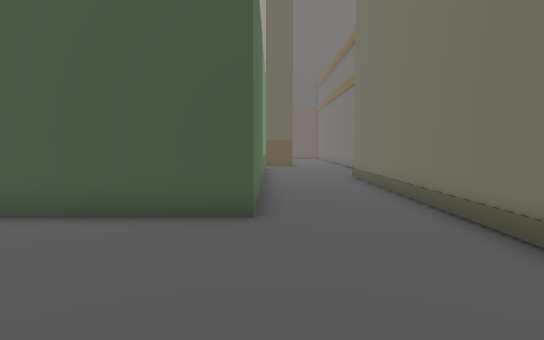
[1] (above)

22 first-person views from a walk through a Unity game level. The camera is 1.3 m above the floor, tilts 4° down and sees 75° across. The floor is counted in squares, 1 m on a side. Each view is taken from the middle of a square. On the plan, view 1 faces up. The plan holds only what a view shows up to about 15 squares ahead; the rest is blank. The place goes on beyond the plan. The player character is not drawn. Some animated figures are not drawn.

[2]
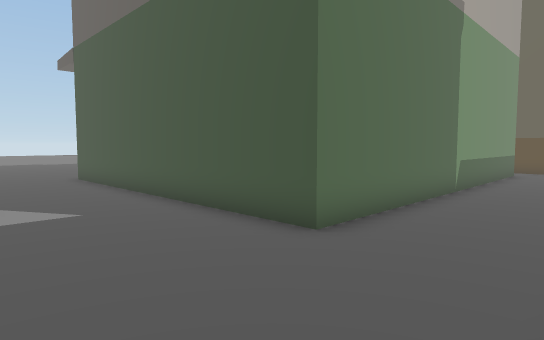

[3]
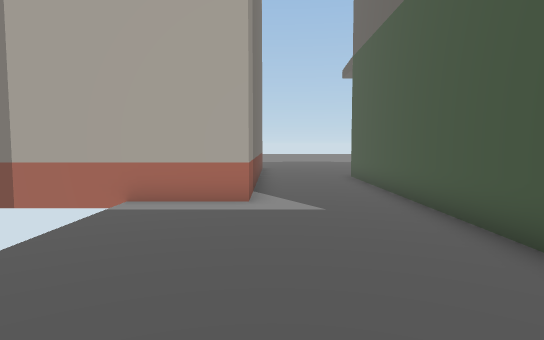

[4]
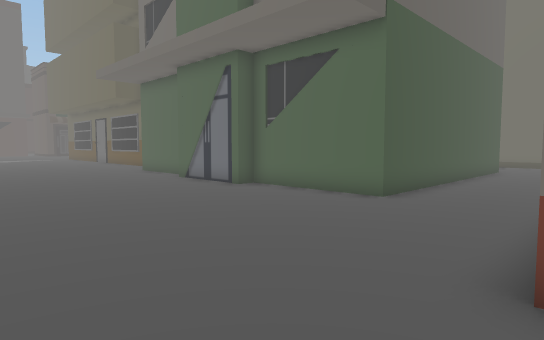

[5]
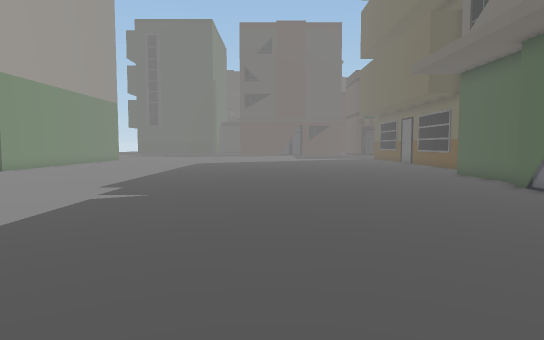

[6]
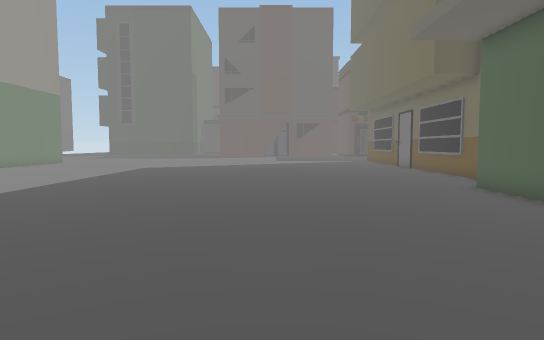

[7]
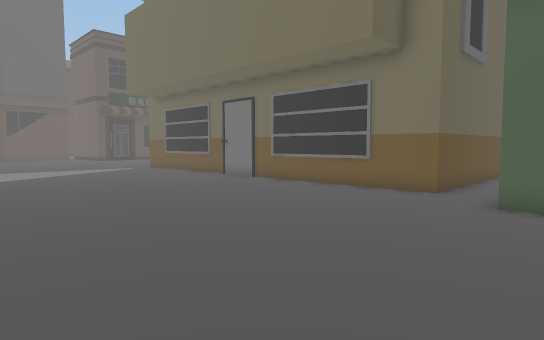

[8]
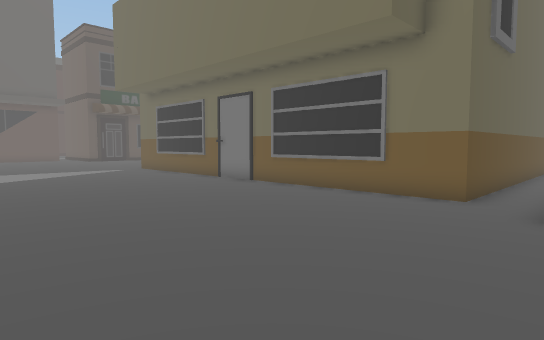

[9]
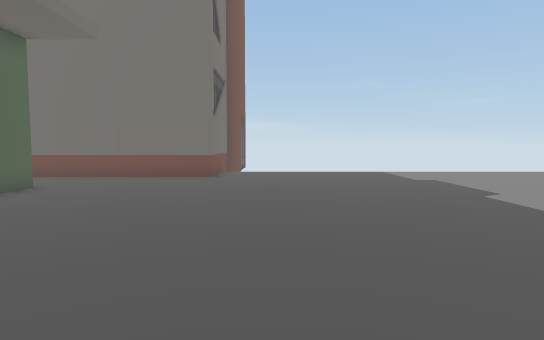

[10]
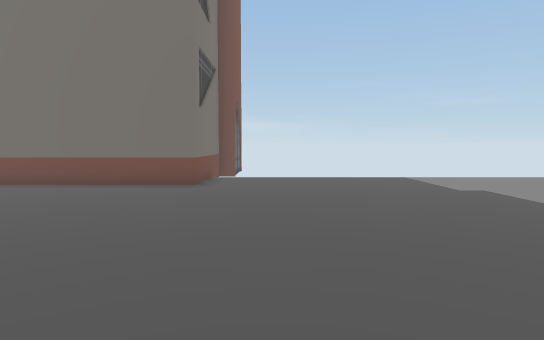

[11]
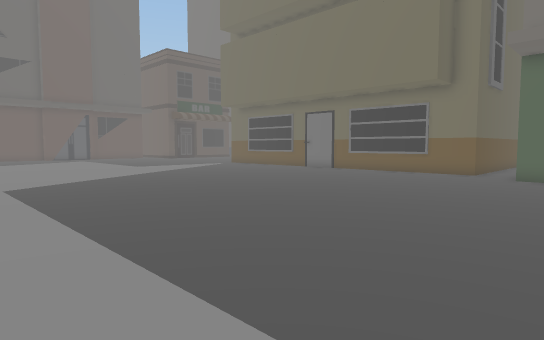

[12]
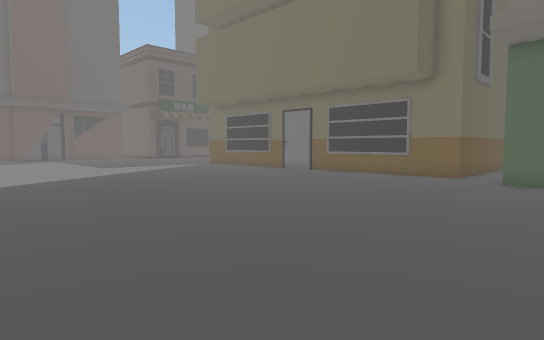

[13]
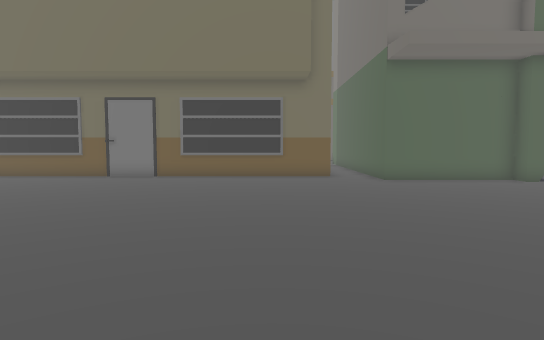

[14]
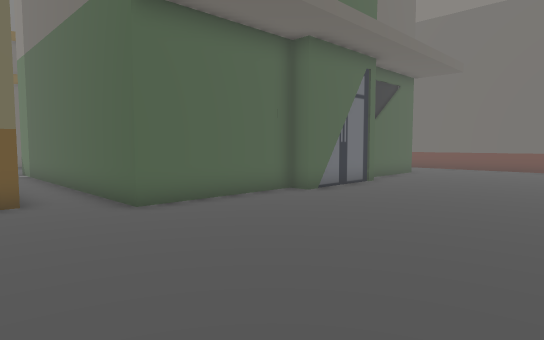

[15]
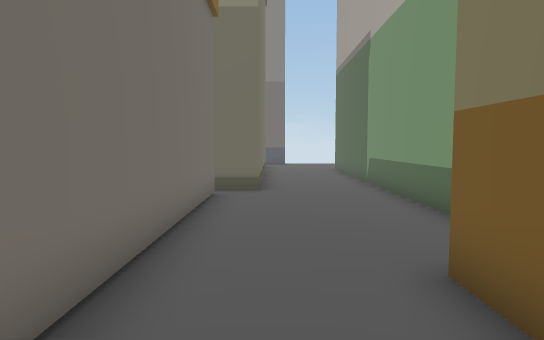

[16]
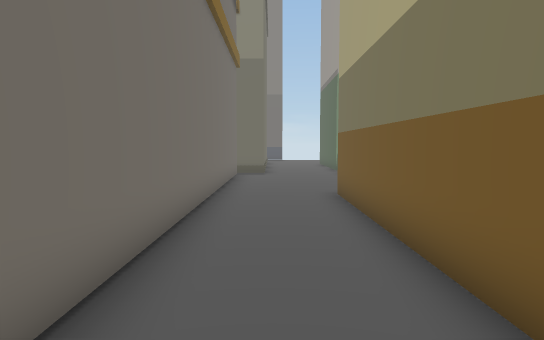

[17]
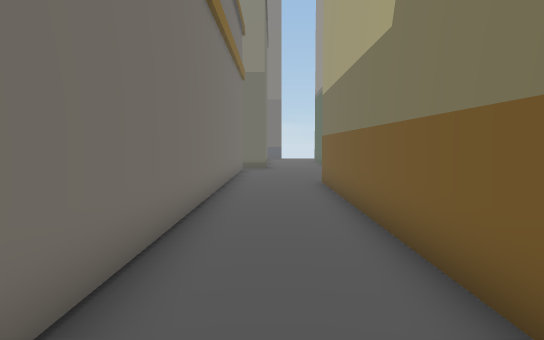

[18]
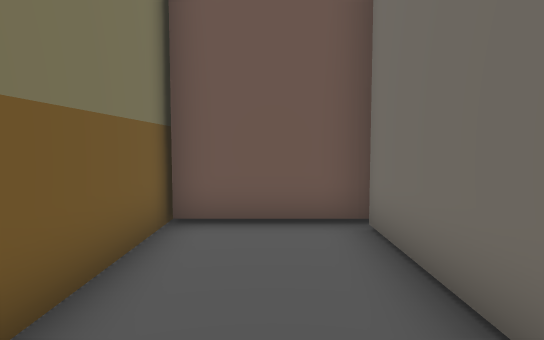

[19]
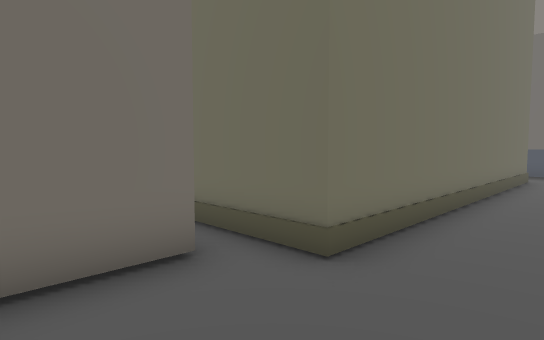

[20]
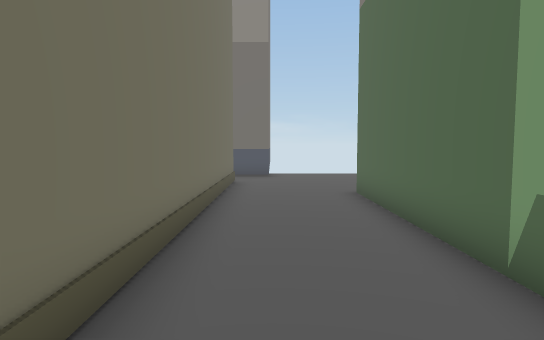

[21]
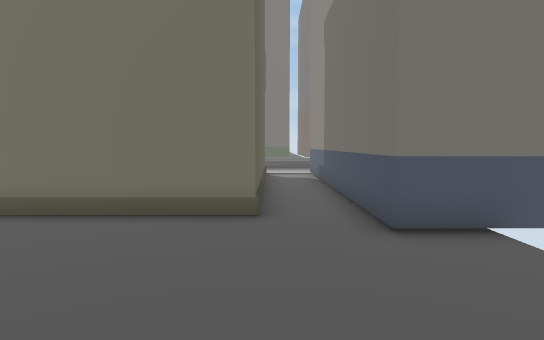

[22]
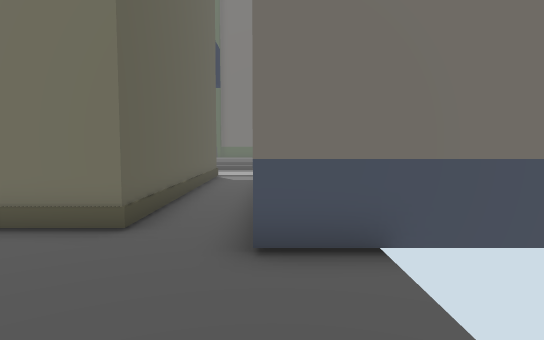

### Floor plan
Key: @ floor where view 1 was taken; # wall or solid block; . floor; B building.
Columns run from 27 left of view 1 to 7 right of it. Each row starts with its distance up from view 1.
 35          .....  .B          BBBBB
 34   .....  ........B          B...B
 33   ...... ........B          B...B
 32   ...............B          B...B
 31   ...............B          B...B
 30   ...............B          B...B
 29   ...............B          B...B
 28  ................B          B...B
 27  ................B          B...B
 26  ................B          B...B
 25  ................B          B...B
 24 .................B          B...B
 23 .................B          B...B
 22 .................BBBBBBBBBBBB...B
 21 ..........................  ....B
 20 ................BBBBBBBBBBB.....B
 19 ...............B           B....B
 18 ...............B           B....B
 17 ...............B           B....B
 16 ...............B           B....B
 15 ...............B           B...###
 14 ...............B           B...#
 13 ...............B           B...#
 12  ..............B           B...#
 11  ..............B           B...#
 10   .............B           B...#
  9   .............B           B...#
  8  ..............B           B...#
  7 ...............B           B...#
  6 ................BBBBBBBBBBB....#
  5 ...............................#
  4 ...............................#
  3 ...............................####
  2 ...........BBBBBBBBBBBB............
  1 ...........B          B......BBBBBB
  0 ...........B          B....@.B
 -1           BB          B      B
 -2                       B      B
 -3                       B

Positions as (right, up) in squares from view 1, and headings:
1: (0, 0), facing up
2: (3, 2), facing up-left
3: (3, 3), facing left
4: (-20, 2), facing up-right
5: (-20, 4), facing up
6: (-18, 9), facing up
7: (-20, 18), facing up-right
8: (-19, 19), facing up-right
9: (-19, 17), facing down
10: (-19, 14), facing down
11: (-27, 17), facing up-right
12: (-25, 17), facing up-right
13: (-25, 24), facing right
14: (-19, 23), facing down-right
15: (3, 25), facing down
16: (3, 31), facing down
17: (3, 34), facing down
18: (3, 29), facing up
19: (1, 18), facing down-right
20: (2, 16), facing down
21: (-3, 3), facing right
22: (-2, 1), facing right
